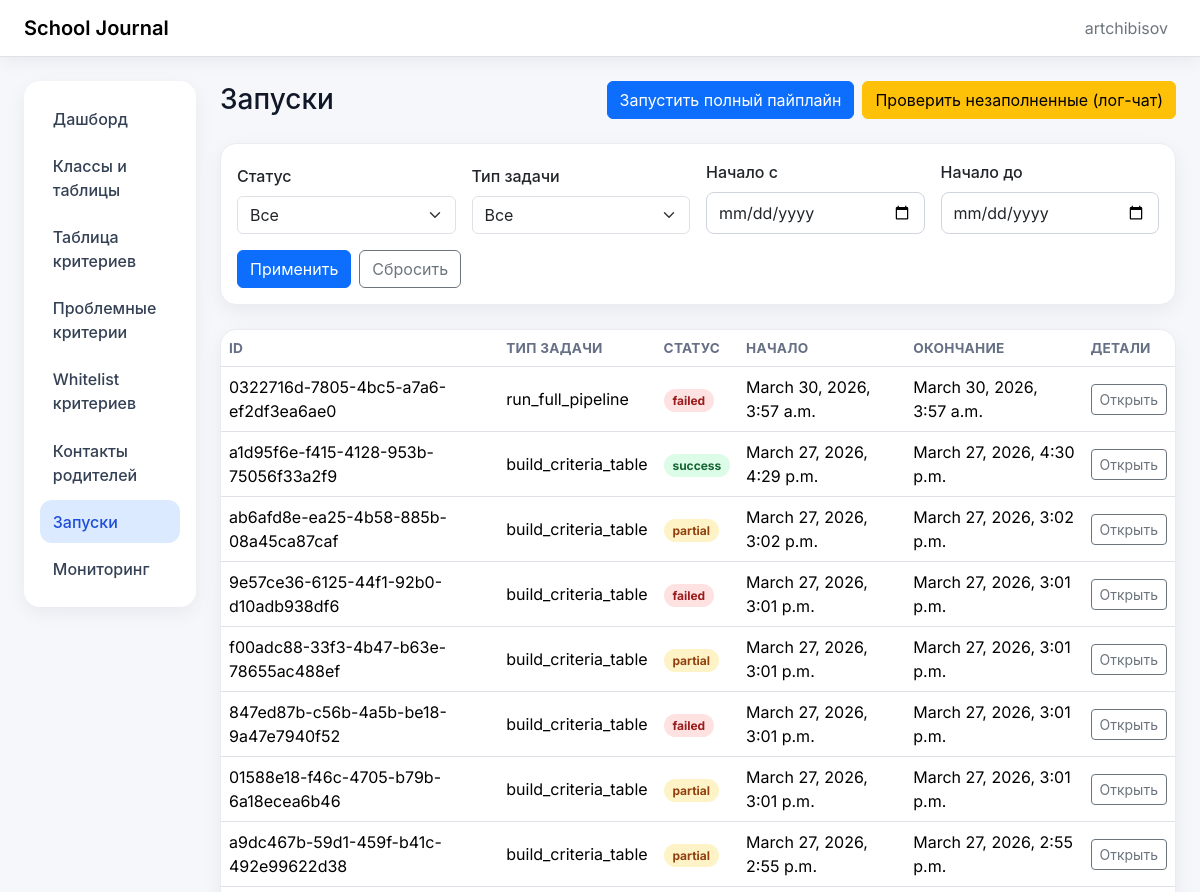
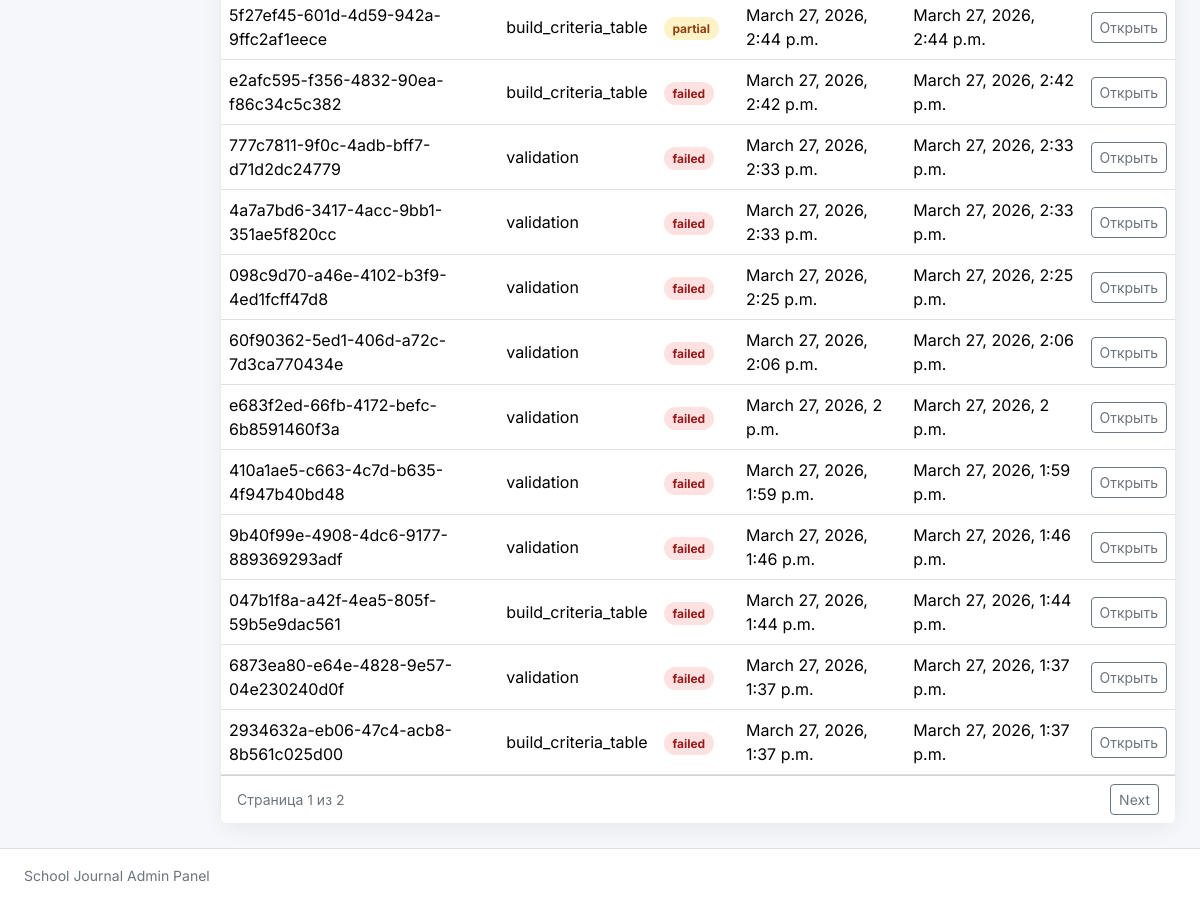
Before: /runs/ (signed in) with the older database file (2 pictures, top to bottom).
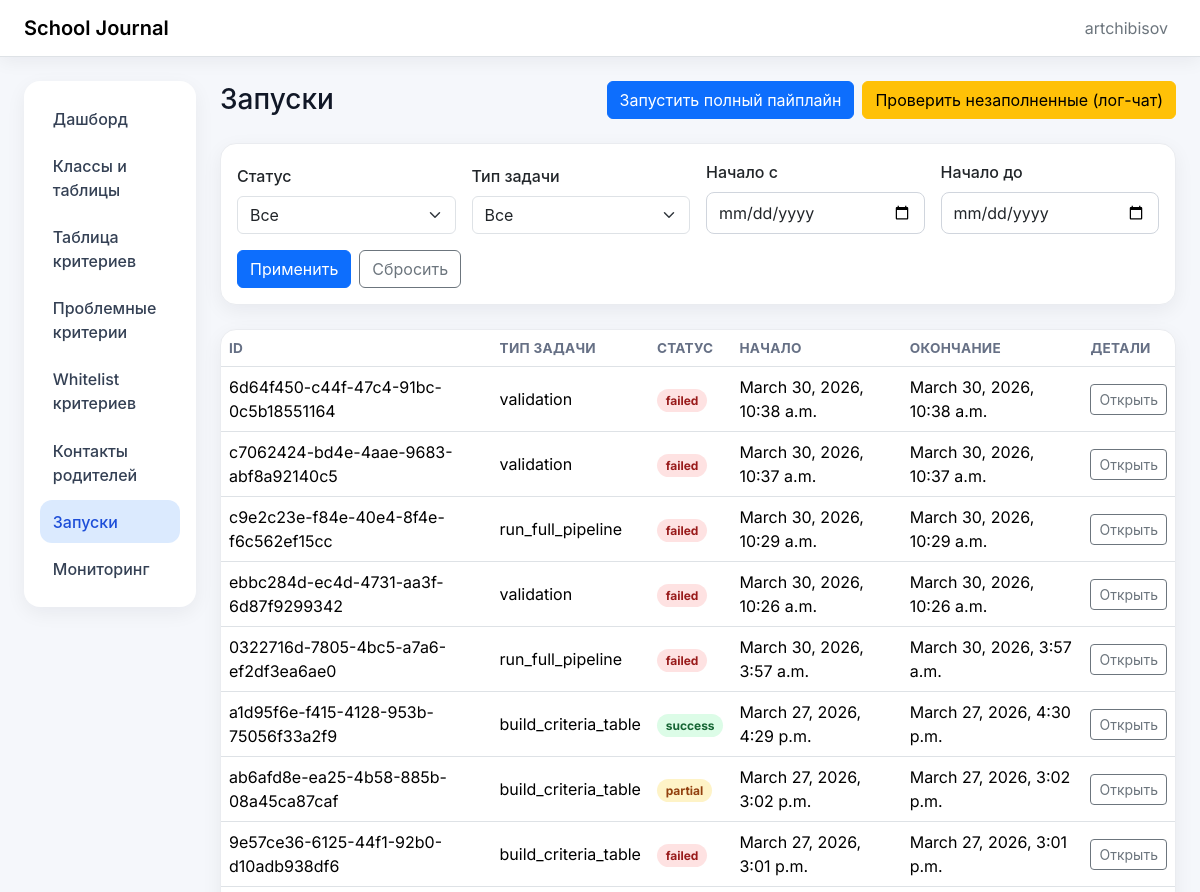
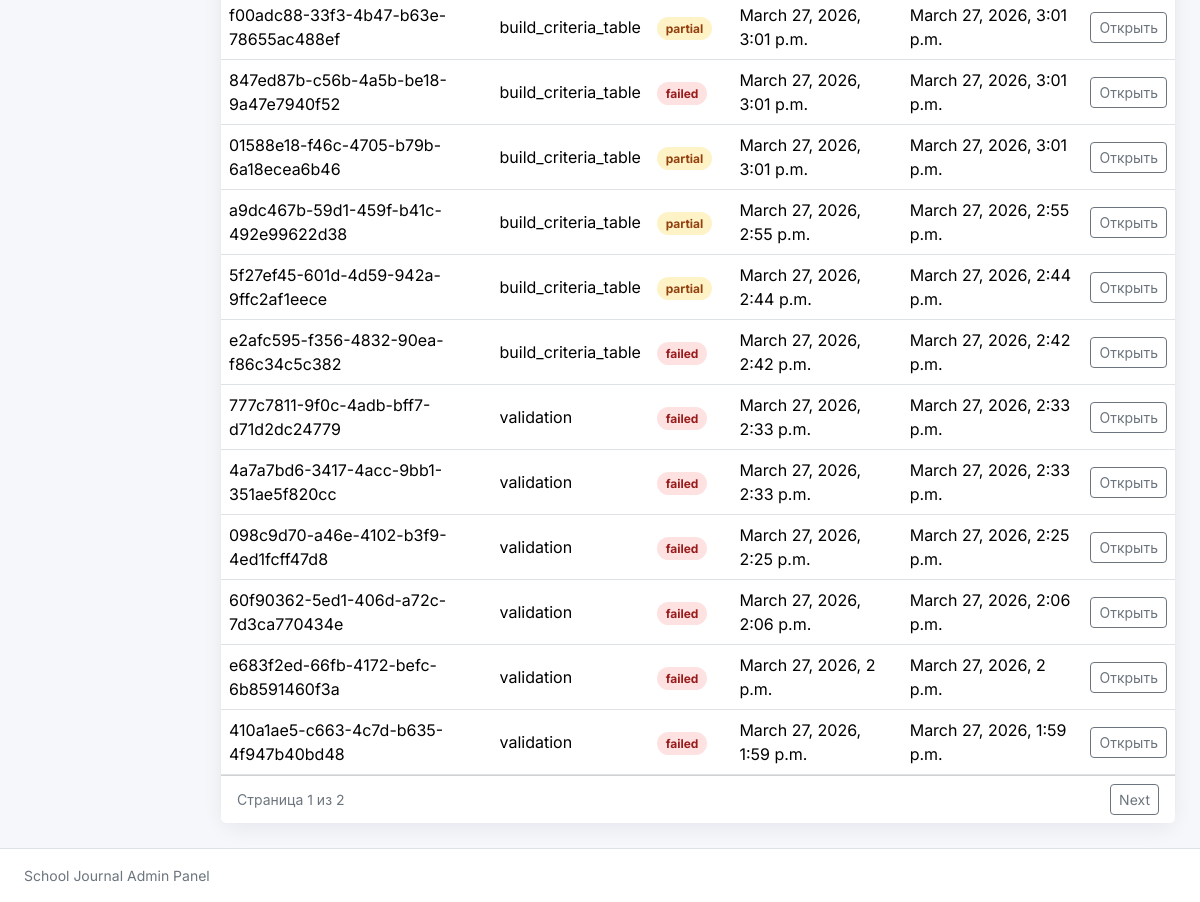
After: the same page with the newer database file (2 pictures, top to bottom).
### jobs/models.py (models this page shows, shortened)
class JobRun(models.Model):
    class Status(models.TextChoices):
        PENDING = "pending", "Pending"
        RUNNING = "running", "Running"
        SUCCESS = "success", "Success"
        PARTIAL = "partial", "Partial"
        FAILED = "failed", "Failed"
    id = models.UUIDField(primary_key=True, default=uuid.uuid4, editable=False)
    job_type = models.CharField(max_length=100)
    status = models.CharField(max_length=20, choices=Status.choices, default=Status.PENDING)
    started_at = models.DateTimeField(null=True, blank=True)
    finished_at = models.DateTimeField(null=True, blank=True)
    params_json = models.JSONField(default=dict, blank=True)
    result_json = models.JSONField(default=dict, blank=True)
    initiated_by = models.ForeignKey(
        settings.AUTH_USER_MODEL,
        null=True,
        blank=True,
        on_delete=models.SET_NULL,
        related_name="job_runs",
    )
    class Meta:
        ordering = ["-started_at"]
        permissions = [
            ("run_validation", "Can run validation jobs"),
            ("run_full_pipeline", "Can run full pipeline"),
            ("send_reminders", "Can send validation reminders"),
            ("run_check_missing_data", "Can run missing data checks"),
        ]

### jobs/views.py (the view)
# urls.py: path("runs/", list_job_runs, name="job_run_list"),
@login_required
@permission_required_403("jobs.view_jobrun", message="Доступ запрещён: нет прав на просмотр запусков.")
def list_job_runs(request):
    queryset = JobRun.objects.all().order_by("-started_at")
    status = _parse_non_empty(request.GET.get("status"))
    if status:
        queryset = queryset.filter(status=status)
    job_type = _parse_non_empty(request.GET.get("job_type"))
    if job_type:
        queryset = queryset.filter(job_type=job_type)
    started_from = _parse_non_empty(request.GET.get("started_from"))
    if started_from:
        queryset = queryset.filter(started_at__date__gte=started_from)
    started_to = _parse_non_empty(request.GET.get("started_to"))
    if started_to:
        queryset = queryset.filter(started_at__date__lte=started_to)
    paginator = Paginator(queryset, 20)
    page_obj = paginator.get_page(request.GET.get("page"))
    for run in page_obj:
        run.status_meta = _status_meta(run.status)
    preserved_query = request.GET.copy()
    preserved_query.pop("page", None)
    return render(
        request,
        "jobs/jobrun_list.html",
        {
            "page_obj": page_obj,
            "status_choices": JobRun.Status.choices,
            "job_type_choices": JobRun.objects.values_list("job_type", flat=True).distinct().order_by("job_type"),
            "filters": {
                "status": status or "",
                "job_type": job_type or "",
                "started_from": started_from or "",
                "started_to": started_to or "",
            },
            "querystring": preserved_query.urlencode(),
        },
    )

### admin_panel/authz.py (called while the page is built)
def permission_required_403(perm: str, *, message: str | None = None) -> Callable:
    deny_message = message or "Доступ запрещён: недостаточно прав для выполнения действия."
    def decorator(view_func: Callable) -> Callable:
        @wraps(view_func)
        def _wrapped(request: HttpRequest, *args, **kwargs) -> HttpResponse:
            if request.user.has_perm(perm):
                return view_func(request, *args, **kwargs)
            messages.error(request, deny_message)
            return HttpResponseForbidden(deny_message)
        return _wrapped
    return decorator

### jobs/views.py (called while the page is built)
def _parse_non_empty(value: str | None) -> str | None:
    if value is None:
        return None
    trimmed = value.strip()
    return trimmed or None

def _status_meta(status: str | None) -> dict[str, str]:
    return STATUS_UI_META.get(status, {"css": "queued", "label": status or "queued"})

### jobs/templates/jobs/jobrun_list.html (shortened to what this page needs)
{% extends "base.html" %}
{% block page_heading %}Запуски{% endblock %}
{% block page_actions %}
  {% if perms.jobs.run_full_pipeline %}
    <form method="post" action="{% url 'run_full_pipeline' %}">
       <button class="btn btn-primary" type="submit">Запустить полный пайплайн</button>
     </form>
  {% endif %}
{% if perms.jobs.run_check_missing_data %}
    <form method="post" action="{% url 'run_missing_data_check' %}">
      <button class="btn btn-warning" type="submit">Проверить незаполненные (лог-чат)</button>
    </form>
  {% endif %}
 {% endblock %}
 {% block content %}
  <section class="card mb-4">
    <div class="card-body">
      <form method="get" class="row g-3 align-items-end">
        <div class="col-12 col-md-6 col-xl-3">
          <label class="form-label" for="id_status">Статус</label>
          <select id="id_status" name="status" class="form-select">
            <option value="">Все</option>
          </select>
        </div>
        <div class="col-12 col-md-6 col-xl-3">
          <label class="form-label" for="id_job_type">Тип задачи</label>
          <select id="id_job_type" name="job_type" class="form-select">
            <option value="">Все</option>
          </select>
        </div>
        <div class="col-12 col-md-6 col-xl-3">
          <label class="form-label" for="id_started_from">Начало с</label>
          <input id="id_started_from" type="date" name="started_from" value="{{ filters.started_from }}" class="form-control">
        </div>
        <div class="col-12 col-md-6 col-xl-3">
          <label class="form-label" for="id_started_to">Начало до</label>
          <input id="id_started_to" type="date" name="started_to" value="{{ filters.started_to }}" class="form-control">
        </div>
        <div class="col-12 d-flex flex-wrap gap-2">
          <button class="btn btn-primary" type="submit">Применить</button>
          <a class="btn btn-outline-secondary" href="{% url 'job_run_list' %}">Сбросить</a>
        </div>
      </form>
    </div>
  </section>
  <section class="card">
    <div class="card-body p-0">
      <div class="table-responsive">
        <table class="table table-hover align-middle mb-0">
          <thead>
            <tr>
              <th>ID</th>
              <th>Тип задачи</th>
              <th>Статус</th>
              <th>Начало</th>
              <th>Окончание</th>
              <th>Детали</th>
            </tr>
          </thead>
          <tbody>
            {% for run in page_obj %}
              <tr>
                <td>{{ run.id }}</td>
                <td>{{ run.job_type }}</td>
                <td><span class="badge badge-soft badge-{{ run.status_meta.css }}">{{ run.status_meta.label }}</span></td>
                <td>{{ run.started_at|default:"—" }}</td>
                <td>{{ run.finished_at|default:"—" }}</td>
                <td>
                  <a class="btn btn-outline-secondary btn-sm" href="{% url 'job_run_detail' run.id %}{% if querystring %}?{{ querystring }}{% endif %}">Открыть</a>
                </td>
              </tr>
            {% empty %}
              <tr><td class="table-empty" colspan="6">No runs found.</td></tr>
            {% endfor %}
          </tbody>
        </table>
       </div>
    </div>
     {% if page_obj.paginator.num_pages > 1 %}
      <div class="card-footer bg-white d-flex justify-content-between align-items-center flex-wrap gap-2">
        <div class="text-secondary small">Страница {{ page_obj.number }} из {{ page_obj.paginator.num_pages }}</div>
        <div class="d-flex gap-2">
          {% if page_obj.has_next %}
            <a class="btn btn-outline-secondary btn-sm" href="?{% if querystring %}{{ querystring }}&{% endif %}page={{ page_obj.next_page_number }}">Next</a>
          {% endif %}
        </div>
      </div>
      {% endif %}
  </section>
 {% endblock %}

Changed rows visible on the page:
no longer on this page (row unchanged): JobRun: id "9b40f99e-4908-4dc6-9177-889369293adf", job_type "validation", status_meta.label "failed", started_at "March 27, 2026, 1:46 p.m.", finished_at "March 27, 2026, 1:46 p.m."
no longer on this page (row unchanged): JobRun: id "047b1f8a-a42f-4ea5-805f-59b5e9dac561", job_type "build_criteria_table", status_meta.label "failed", started_at "March 27, 2026, 1:44 p.m.", finished_at "March 27, 2026, 1:44 p.m."
no longer on this page (row unchanged): JobRun: id "6873ea80-e64e-4828-9e57-04e230240d0f", job_type "validation", status_meta.label "failed", started_at "March 27, 2026, 1:37 p.m.", finished_at "March 27, 2026, 1:37 p.m."
no longer on this page (row unchanged): JobRun: id "2934632a-eb06-47c4-acb8-8b561c025d00", job_type "build_criteria_table", status_meta.label "failed", started_at "March 27, 2026, 1:37 p.m.", finished_at "March 27, 2026, 1:37 p.m."
added JobRun: id "6d64f450-c44f-47c4-91bc-0c5b18551164", job_type "validation", status_meta.label "failed", started_at "March 30, 2026, 10:38 a.m.", finished_at "March 30, 2026, 10:38 a.m."
added JobRun: id "c7062424-bd4e-4aae-9683-abf8a92140c5", job_type "validation", status_meta.label "failed", started_at "March 30, 2026, 10:37 a.m.", finished_at "March 30, 2026, 10:37 a.m."
added JobRun: id "c9e2c23e-f84e-40e4-8f4e-f6c562ef15cc", job_type "run_full_pipeline", status_meta.label "failed", started_at "March 30, 2026, 10:29 a.m.", finished_at "March 30, 2026, 10:29 a.m."
added JobRun: id "ebbc284d-ec4d-4731-aa3f-6d87f9299342", job_type "validation", status_meta.label "failed", started_at "March 30, 2026, 10:26 a.m.", finished_at "March 30, 2026, 10:26 a.m."
